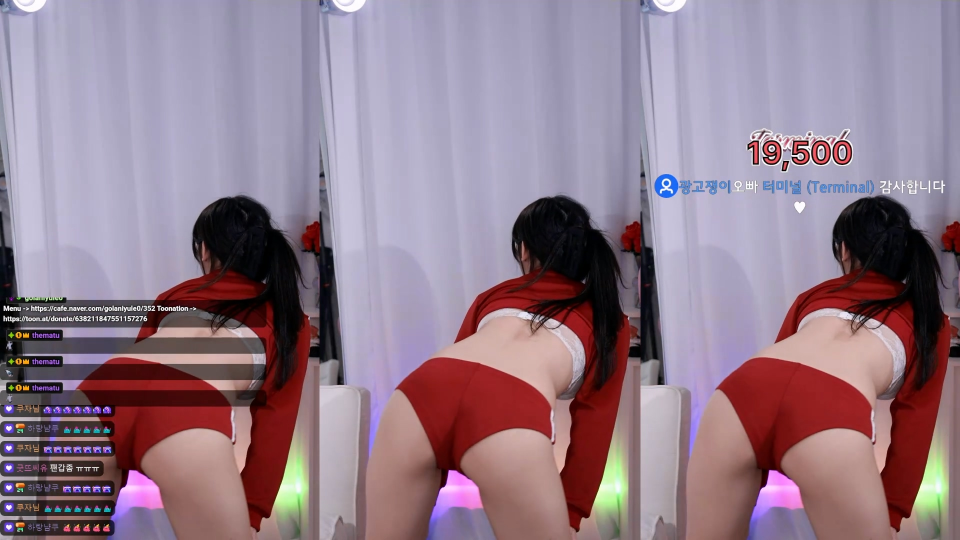
#> input picture cursor/test/image/input_1.jpg, 1920 x 1080 px (shown at 1/2 size)
$ python 'image_scan_test_orb_test_1 scale.py' image/input_1.jpg
#> lines starting #> are read from the running program, lines starting #| are printed output that depends on the picture; after the words box and inside, x2 and y2 are one past the last pixel; in counts of white or black regions, pixels touching at a corner belong together
"""
삼분할 영상 판별 (ORB 특징점 매칭)

동작 방식:
  1) 중앙 기준 비교: 중앙(C) vs 좌(L), 중앙(C) vs 우(R) 로 매칭하여 삼분할 여부 판별.
  2) 실패 시 폴백: 위 판별이 부족하면 좌(L) vs 우(R) 직접 비교.
     - 좌·우가 동일 소스 복사본이면 로컬 좌표가 거의 일치하므로, L==R 일치점이 많으면 삼분할로 인정.
     - 중앙만 줌/이펙트가 있고 좌우만 원본인 경우에도 대응 가능.
"""

import argparse
import time
import cv2
import numpy as np

def test_tripartite_orb_v2(image_path, tol=15, min_matches=30):
    """
    ORB 특징점 매칭을 이용해 삼분할 영상 여부를 판별합니다. (v2: ROI, nfeatures 5000, 비대칭 판별)

    :param image_path: 테스트할 이미지 경로
    :param tol: 좌우 매칭 시 허용할 픽셀 위치 오차 (채팅/팝업 밀림 방지)
    :param min_matches: 좌/우 각각 최소 몇 개의 특징점이 일치해야 통과시킬지 기준
    """
#> called with image_path = 'image/input_1.jpg', tol = 15, min_matches = 30
    img = cv2.imread(image_path)
#> img is the input picture: shape (1080, 1920, 3); mean B, G, R 138.8, 124.2, 145.8
    if img is None:
        print(f"Error: '{image_path}' 이미지를 불러올 수 없습니다.")
        return

    t_start = time.perf_counter()
    h, w = img.shape[:2]
    slice_w = w // 3

    # [개선 1] 채팅창 방지를 위해 상단 60% 영역만 사용 (ROI 설정)
    roi_h = int(h * 0.6)
    left_img = img[:roi_h, :slice_w]
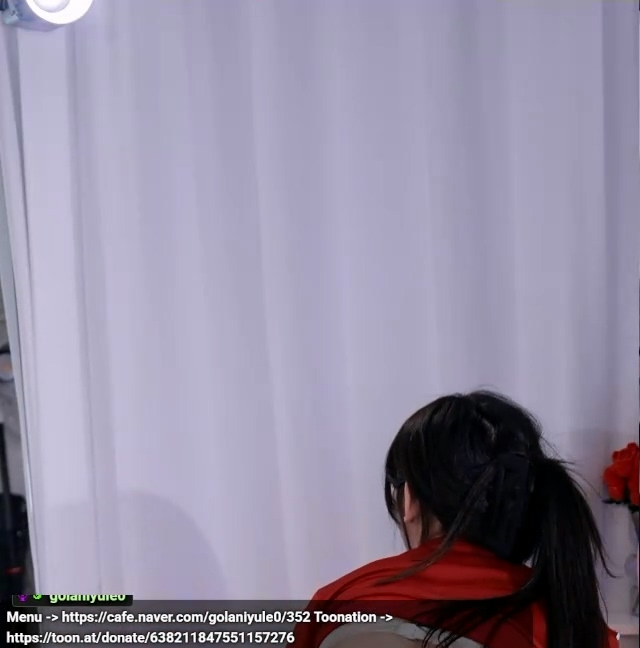
#> left_img: shape (648, 640, 3); mean B, G, R 161.1, 140.2, 147.1
    center_img = img[:roi_h, slice_w:slice_w*2]
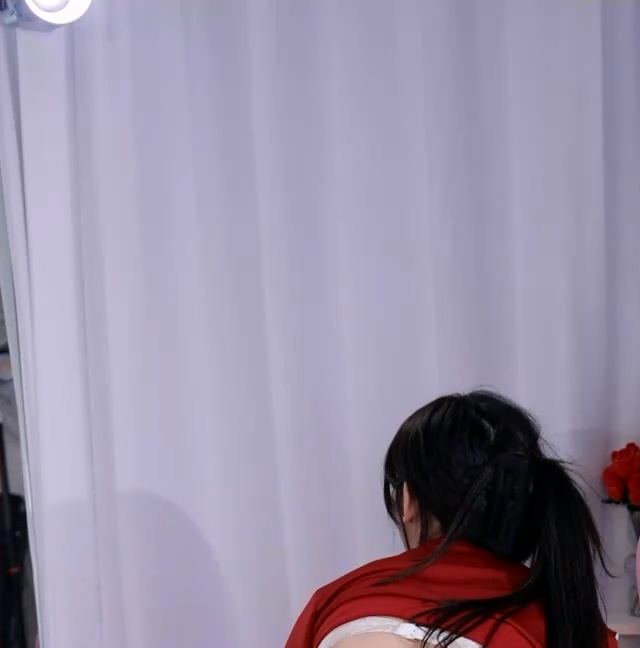
#> center_img: shape (648, 640, 3); mean B, G, R 164.9, 143, 151.2
    right_img = img[:roi_h, slice_w*2:]
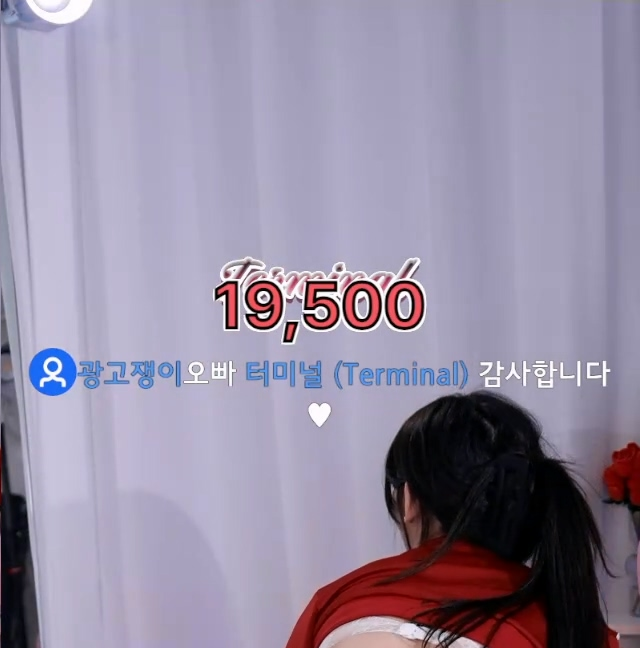
#> right_img: shape (648, 640, 3); mean B, G, R 163, 141.3, 150

    # [개선 2] 특징점 개수 5000개로 상향 (9800X3D 성능 활용)
    orb = cv2.ORB_create(nfeatures=5000)

    kp_l, des_l = orb.detectAndCompute(left_img, None)
#> kp_l = 460 keypoints; strongest (x, y, size): (320, 614, 31), (294, 616, 31), (297, 615, 31), (299, 614, 31)
    kp_c, des_c = orb.detectAndCompute(center_img, None)
#> kp_c = 206 keypoints; strongest (x, y, size): (402, 547, 64.3), (400, 546, 92.6), (401, 547, 77.1), (403, 548, 53.6)
    kp_r, des_r = orb.detectAndCompute(right_img, None)
#> kp_r = 3371 keypoints; strongest (x, y, size): (226, 327, 31), (296, 323, 31), (236, 327, 31), (317, 295, 37.2)

    if des_c is None:
        print("중앙 영상에서 특징점을 찾을 수 없습니다.")
        return

    bf = cv2.BFMatcher(cv2.NORM_HAMMING, crossCheck=True)
    matches_l = bf.match(des_c, des_l) if des_l is not None else []
#> matches_l = 155 matches
    matches_r = bf.match(des_c, des_r) if des_r is not None else []
#> matches_r = 157 matches

    # 기하학적 필터링 (동일 로직)
    valid_l = [m for m in matches_l if abs(kp_c[m.queryIdx].pt[0]-kp_l[m.trainIdx].pt[0]) <= tol and abs(kp_c[m.queryIdx].pt[1]-kp_l[m.trainIdx].pt[1]) <= tol]
#> valid_l = 150 matches
    valid_r = [m for m in matches_r if abs(kp_c[m.queryIdx].pt[0]-kp_r[m.trainIdx].pt[0]) <= tol and abs(kp_c[m.queryIdx].pt[1]-kp_r[m.trainIdx].pt[1]) <= tol]
#> valid_r = 148 matches

    cnt_l, cnt_r = len(valid_l), len(valid_r)
#> cnt_l = 150; cnt_r = 148

    # [개선 3] 비대칭 판별 로직
    # 한쪽이 매우 확실(예: 100개 이상)하다면 다른 쪽은 기준을 낮춰줌 (합산 130개 이상 등)
    is_tripartite = (cnt_l >= min_matches and cnt_r >= min_matches) or \
                    (cnt_l + cnt_r >= 150 and (cnt_l > 5 or cnt_r > 5))
#> is_tripartite = True

    valid_lr = []
    # [Fallback] 중앙 기준 매칭 실패 시 → 좌/우 직접 비교 (L vs R)
    # (중앙만 줌/이펙트가 있고 좌·우가 동일 소스인 경우 대응)
    if not is_tripartite and des_l is not None and des_r is not None:
        print("  [알림] 중앙 기준 매칭 부족 -> 좌/우 직접 비교(L vs R) 시작")
        matches_lr = bf.match(des_l, des_r)
        for m in matches_lr:
            pt_l = kp_l[m.queryIdx].pt
            pt_r = kp_r[m.trainIdx].pt
            # 좌·우는 복사본이므로 로컬 좌표 (x,y)가 거의 같아야 함
            if abs(pt_l[0] - pt_r[0]) <= tol and abs(pt_l[1] - pt_r[1]) <= tol:
                valid_lr.append(m)
        cnt_lr = len(valid_lr)
        print(f"  [결과] 좌/우 직접 일치점: {cnt_lr}개")
        if cnt_lr >= min_matches:
            is_tripartite = True
            print("  [확정] ✅ 좌/우 일치 확인으로 삼분할 판정!")

    elapsed = time.perf_counter() - t_start
    print("-" * 40)
    print(f"결과 - 좌: {cnt_l} / 우: {cnt_r}" + (f" / L-R: {len(valid_lr)}" if valid_lr else "") + f" | 판별: {is_tripartite}")
#| 결과 - 좌: 150 / 우: 148 | 판별: True
    print(f"판별 소요: {elapsed:.3f}초")
    print(f"최종: {'✅ 삼분할 영상입니다.' if is_tripartite else '❌ 일반 영상입니다.'}")
#| 최종: ✅ 삼분할 영상입니다.
    print("-" * 40)

    # 디버그용 이미지 생성 (원본 이미지 위에 선 그리기)
    debug_img = img.copy()

    # 중앙 -> 좌측 유효 매칭점 그리기 (녹색 선)
    for m in valid_l:
        # 전체 화면 좌표계로 변환
        pt_c_global = (int(kp_c[m.queryIdx].pt[0] + slice_w), int(kp_c[m.queryIdx].pt[1]))
        pt_l_global = (int(kp_l[m.trainIdx].pt[0]), int(kp_l[m.trainIdx].pt[1]))

        cv2.circle(debug_img, pt_c_global, 4, (0, 255, 0), -1)
        cv2.circle(debug_img, pt_l_global, 4, (0, 255, 0), -1)
        cv2.line(debug_img, pt_c_global, pt_l_global, (0, 255, 0), 1)
#> this loop made 150 passes
#> (pt_c_global, pt_l_global) on passes 1 to 8: ((1095, 395), (457, 396)), ((1170, 417), (530, 417)), ((1174, 420), (535, 420)), ((1124, 422), (484, 420)), ((1178, 436), (539, 436)), ((1180, 437), (541, 437)), ((1131, 438), (492, 438)), ((1191, 454), (551, 455))
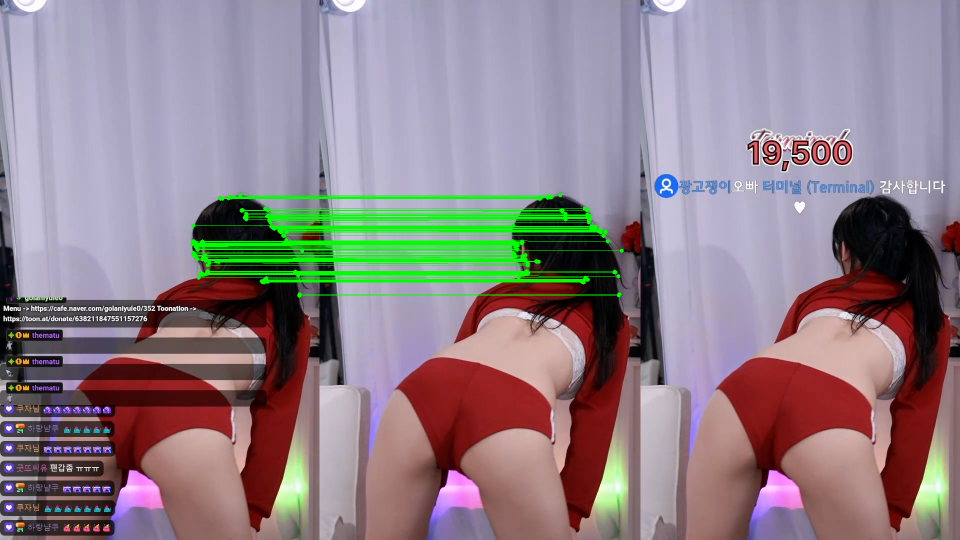
#> debug_img: shape (1080, 1920, 3) (shown at 1/2 size); 2.86% of pixels changed, all inside (x1, y1, x2, y2) = (380, 386, 1248, 596)

    # 중앙 -> 우측 유효 매칭점 그리기 (파란색 선)
    for m in valid_r:
        pt_c_global = (int(kp_c[m.queryIdx].pt[0] + slice_w), int(kp_c[m.queryIdx].pt[1]))
        pt_r_global = (int(kp_r[m.trainIdx].pt[0] + slice_w * 2), int(kp_r[m.trainIdx].pt[1]))

        cv2.circle(debug_img, pt_c_global, 4, (255, 150, 0), -1) # 파란/주황색 계열
        cv2.circle(debug_img, pt_r_global, 4, (255, 150, 0), -1)
        cv2.line(debug_img, pt_c_global, pt_r_global, (255, 150, 0), 1)
#> this loop made 148 passes
#> (pt_c_global, pt_r_global) on passes 1 to 8: ((1106, 393), (1747, 393)), ((1102, 395), (1743, 395)), ((1170, 417), (1811, 417)), ((1124, 422), (1766, 422)), ((1178, 436), (1819, 436)), ((1180, 437), (1821, 437)), ((1179, 445), (1821, 448)), ((1191, 454), (1831, 455))
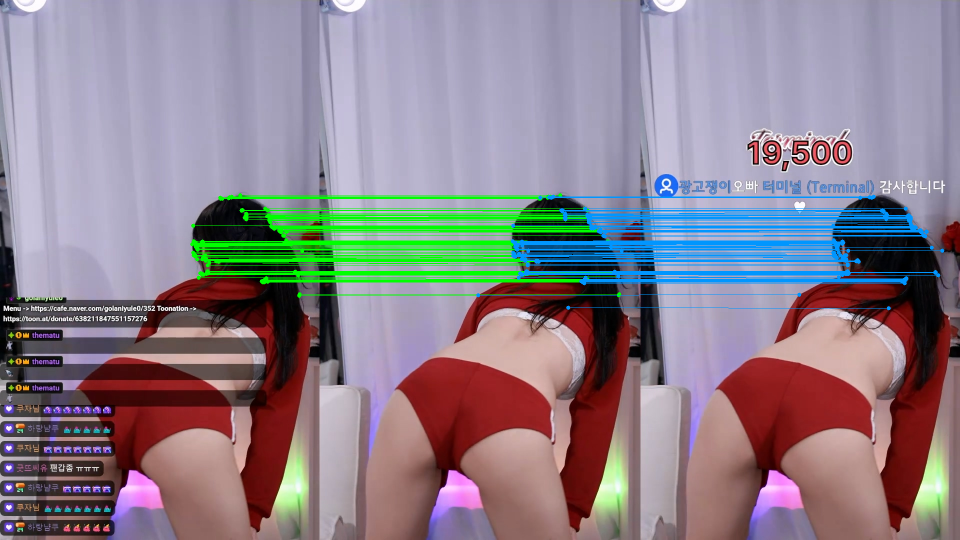
#> debug_img: shape (1080, 1920, 3) (shown at 1/2 size); 2.88% of pixels changed, all inside (x1, y1, x2, y2) = (952, 389, 1889, 621)

    # [Fallback 사용 시] 좌측 <-> 우측 직접 매칭점 그리기 (보라색)
    for m in valid_lr:
        pt_l_global = (int(kp_l[m.queryIdx].pt[0]), int(kp_l[m.queryIdx].pt[1]))
        pt_r_global = (int(kp_r[m.trainIdx].pt[0] + slice_w * 2), int(kp_r[m.trainIdx].pt[1]))
        cv2.circle(debug_img, pt_l_global, 4, (255, 0, 255), -1)
        cv2.circle(debug_img, pt_r_global, 4, (255, 0, 255), -1)
        cv2.line(debug_img, pt_l_global, pt_r_global, (255, 0, 255), 1)

    # 화면에 결과 띄우기
    cv2.imshow("ORB Match Result", debug_img)
    print("아무 키나 누르면 창이 닫힙니다.")
    cv2.waitKey(0)
    cv2.destroyAllWindows()

# --- 실행 부분 ---
def main():
    parser = argparse.ArgumentParser(description="ORB로 삼분할 영상 여부 판별 (중앙 기준 + L vs R 폴백)")
    parser.add_argument("image_path", help="판별할 이미지 파일 경로")
    parser.add_argument("--tol", type=int, default=15,
                        help="픽셀 오차 허용치 (기본: 15)")
    parser.add_argument("--min-matches", type=int, default=30, dest="min_matches",
                        help="최소 일치 특징점 개수 (기본: 30)")
    args = parser.parse_args()

    test_tripartite_orb_v2(
        image_path=args.image_path,
        tol=args.tol,
        min_matches=args.min_matches,
    )


if __name__ == "__main__":
    main()

$ run again, on cursor/test/image/input_3.jpg
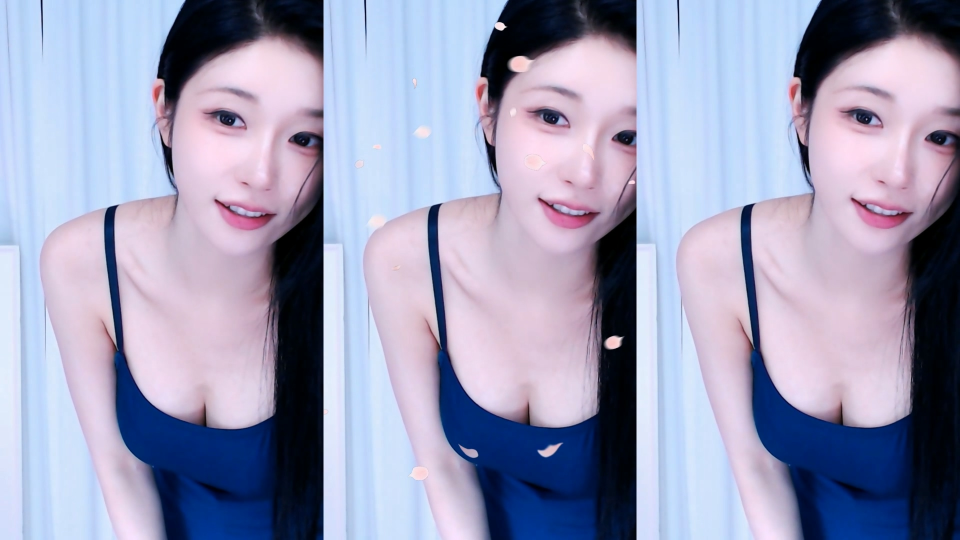
#> input picture cursor/test/image/input_3.jpg, 1920 x 1080 px (shown at 1/2 size)
#> in test_tripartite_orb_v2, img is the input picture: shape (1080, 1920, 3); mean B, G, R 183.7, 156.5, 155.5
#> kp_l = 549 keypoints; strongest (x, y, size): (315, 154, 44.6), (315, 151, 64.3), (316, 155, 37.2), (316, 154, 77.1)
#> kp_c = 656 keypoints; strongest (x, y, size): (371, 53, 37.2), (372, 53, 31), (370, 53, 44.6), (370, 54, 53.6)
#> kp_r = 563 keypoints; strongest (x, y, size): (219, 412, 111.1), (309, 147, 77.1), (308, 151, 44.6), (309, 151, 64.3)
#> matches_l = 403 matches
#> matches_r = 418 matches
#> valid_l = 400 matches
#> valid_r = 404 matches
#> cnt_l = 400; cnt_r = 404
#> is_tripartite = True
#| 결과 - 좌: 400 / 우: 404 | 판별: True
#| 최종: ✅ 삼분할 영상입니다.
#> the loop in test_tripartite_orb_v2, `for m in valid_l:` made 400 passes
#> (pt_c_global, pt_l_global) on passes 1 to 3: ((962, 153), (315, 156)), ((969, 155), (322, 158)), ((974, 156), (326, 159))
#> after the loop in test_tripartite_orb_v2, `for m in valid_l:`:
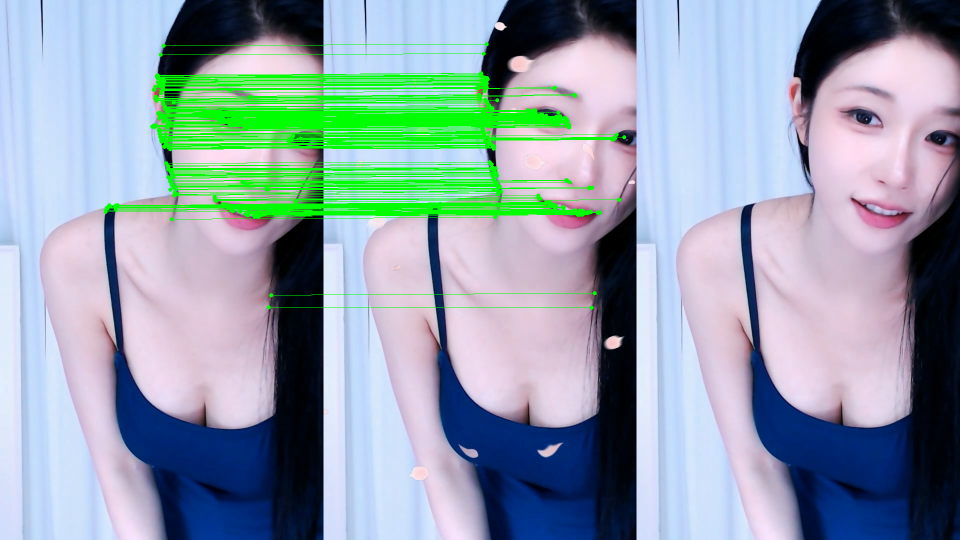
#> debug_img: shape (1080, 1920, 3) (shown at 1/2 size); 6.1% of pixels changed, all inside (x1, y1, x2, y2) = (207, 84, 1253, 620)
#> the loop in test_tripartite_orb_v2, `for m in valid_r:` made 404 passes
#> (pt_c_global, pt_r_global) on passes 1 to 3: ((962, 153), (1588, 153)), ((969, 155), (1595, 155)), ((974, 156), (1600, 156))
#> after the loop in test_tripartite_orb_v2, `for m in valid_r:`:
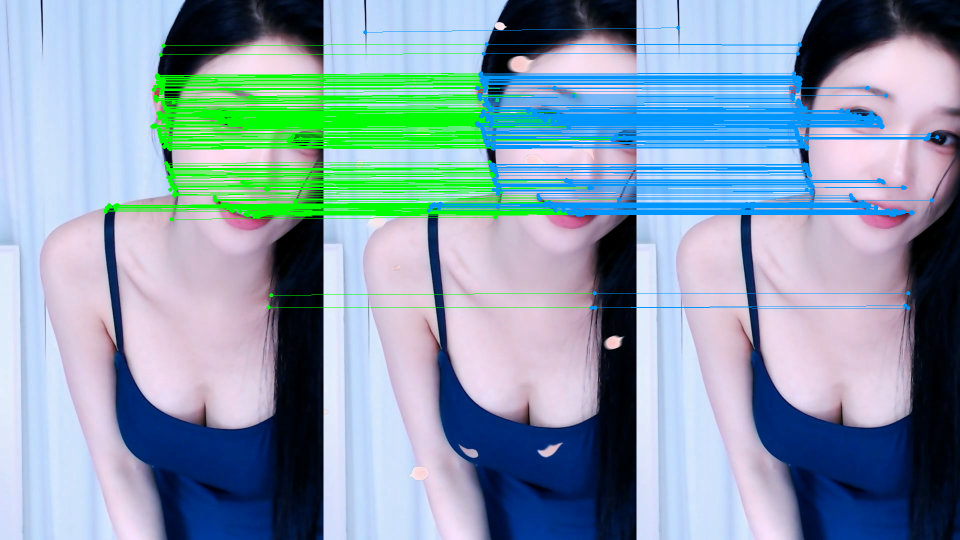
#> debug_img: shape (1080, 1920, 3) (shown at 1/2 size); 5.68% of pixels changed, all inside (x1, y1, x2, y2) = (726, 51, 1879, 621)

$ run again, on cursor/test/image/input_4.jpg
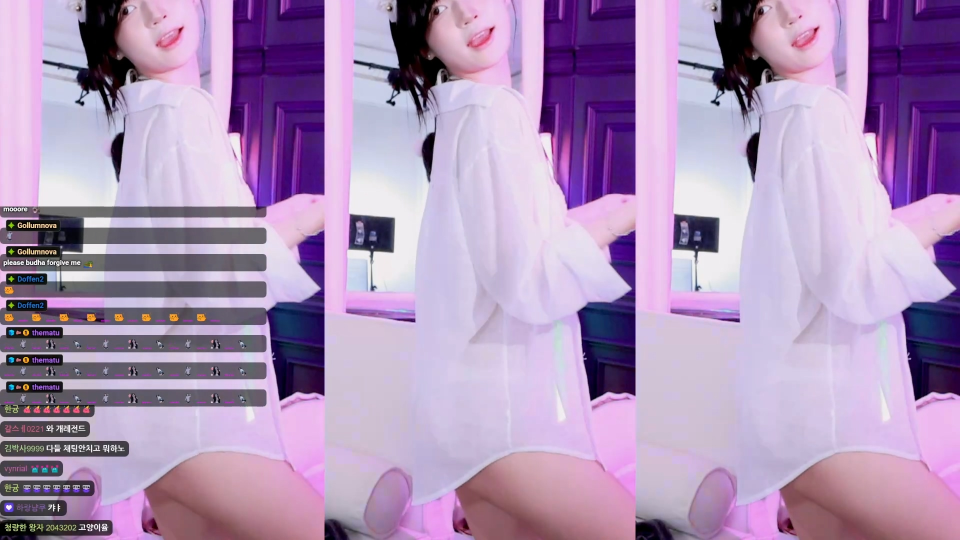
#> input picture cursor/test/image/input_4.jpg, 1920 x 1080 px (shown at 1/2 size)
#> in test_tripartite_orb_v2, img is the input picture: shape (1080, 1920, 3); mean B, G, R 183.5, 147.4, 173.3
#> kp_l = 2277 keypoints; strongest (x, y, size): (75, 450, 31), (71, 526, 31), (55, 526, 31), (100, 527, 31)
#> kp_c = 1218 keypoints; strongest (x, y, size): (147, 206, 53.6), (104, 504, 64.3), (147, 205, 64.3), (156, 185, 53.6)
#> kp_r = 1254 keypoints; strongest (x, y, size): (156, 206, 53.6), (156, 205, 64.3), (166, 185, 53.6), (157, 204, 44.6)
#> matches_l = 765 matches
#> matches_r = 898 matches
#> valid_l = 6 matches
#> valid_r = 892 matches
#> cnt_l = 6; cnt_r = 892
#> is_tripartite = True
#| 결과 - 좌: 6 / 우: 892 | 판별: True
#| 최종: ✅ 삼분할 영상입니다.
#> the loop in test_tripartite_orb_v2, `for m in valid_l:` made 6 passes
#> (pt_c_global, pt_l_global) on passes 1 to 6: ((949, 86), (324, 87)), ((762, 135), (118, 129)), ((890, 134), (263, 132)), ((1153, 95), (528, 95)), ((786, 206), (161, 206)), ((1114, 364), (489, 361))
#> after the loop in test_tripartite_orb_v2, `for m in valid_l:`:
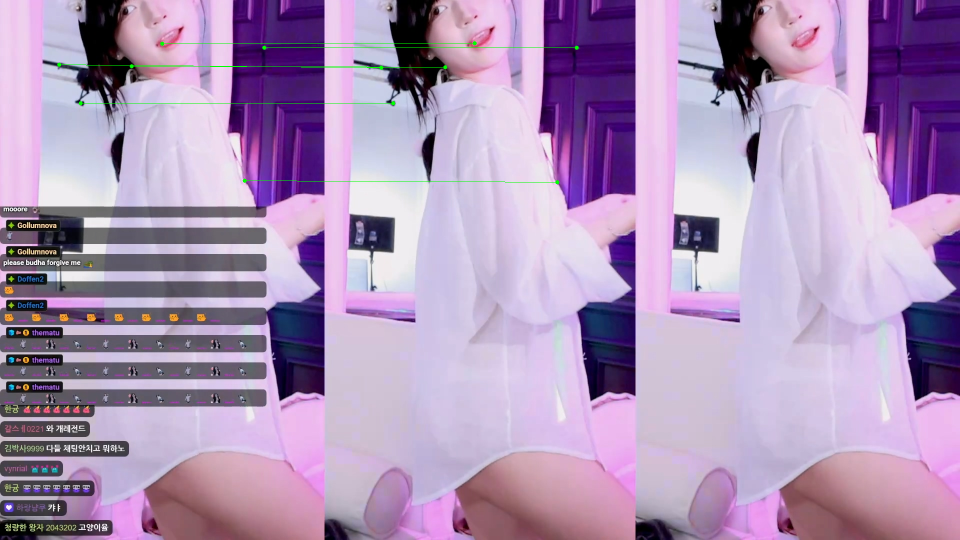
#> debug_img: shape (1080, 1920, 3) (shown at 1/2 size); 0.2% of pixels changed, all inside (x1, y1, x2, y2) = (114, 82, 1158, 369)
#> the loop in test_tripartite_orb_v2, `for m in valid_r:` made 892 passes
#> (pt_c_global, pt_r_global) on passes 1 to 3: ((952, 32), (1601, 32)), ((950, 34), (1599, 34)), ((859, 35), (1508, 35))
#> after the loop in test_tripartite_orb_v2, `for m in valid_r:`:
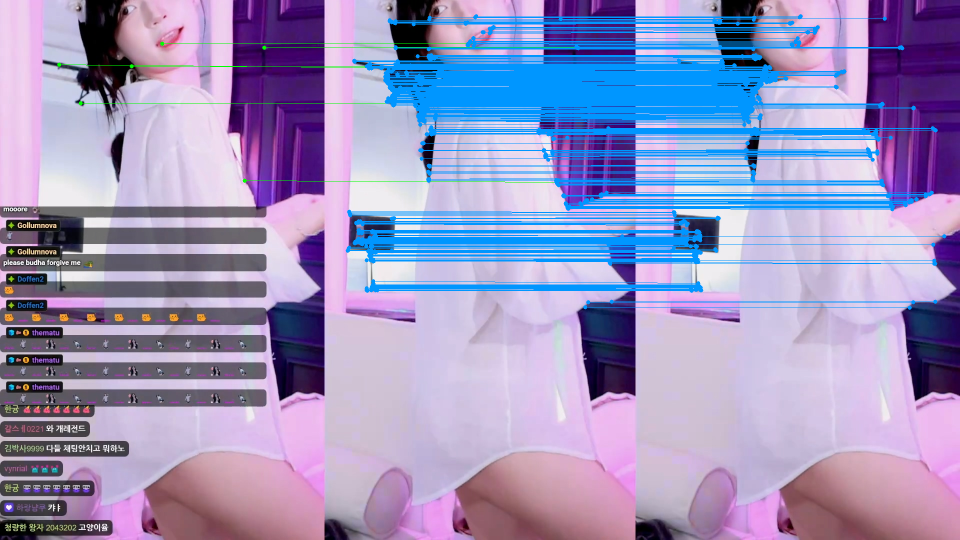
#> debug_img: shape (1080, 1920, 3) (shown at 1/2 size); 10.69% of pixels changed, all inside (x1, y1, x2, y2) = (691, 28, 1893, 620)
